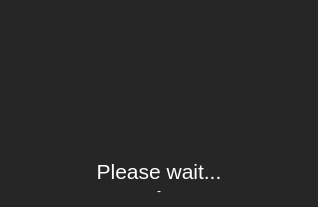
<?xml version="1.0" encoding="UTF-8"?>
<ui version="4.0">
 <class>ProgressDialog</class>
 <widget class="QDialog" name="ProgressDialog">
  <property name="geometry">
   <rect>
    <x>0</x>
    <y>0</y>
    <width>300</width>
    <height>191</height>
   </rect>
  </property>
  <property name="windowTitle">
   <string/>
  </property>
  <property name="styleSheet">
   <string notr="true">background-color: rgb(38, 38, 38);</string>
  </property>
  <layout class="QVBoxLayout" name="verticalLayout">
   <property name="spacing">
    <number>0</number>
   </property>
   <property name="margin">
    <number>9</number>
   </property>
   <item>
    <widget class="QLabel" name="labelAnim">
     <property name="minimumSize">
      <size>
       <width>300</width>
       <height>150</height>
      </size>
     </property>
     <property name="maximumSize">
      <size>
       <width>300</width>
       <height>150</height>
      </size>
     </property>
     <property name="text">
      <string/>
     </property>
     <property name="alignment">
      <set>Qt::AlignCenter</set>
     </property>
    </widget>
   </item>
   <item>
    <widget class="QLabel" name="label">
     <property name="sizePolicy">
      <sizepolicy hsizetype="Minimum" vsizetype="Minimum">
       <horstretch>0</horstretch>
       <verstretch>0</verstretch>
      </sizepolicy>
     </property>
     <property name="font">
      <font>
       <pointsize>16</pointsize>
      </font>
     </property>
     <property name="styleSheet">
      <string notr="true">color: rgb(255, 255, 255);</string>
     </property>
     <property name="text">
      <string>Please wait...</string>
     </property>
     <property name="alignment">
      <set>Qt::AlignCenter</set>
     </property>
    </widget>
   </item>
   <item>
    <widget class="QLabel" name="labelInfo">
     <property name="font">
      <font>
       <pointsize>9</pointsize>
      </font>
     </property>
     <property name="styleSheet">
      <string notr="true">color: rgb(255, 255, 255);</string>
     </property>
     <property name="text">
      <string>-</string>
     </property>
     <property name="alignment">
      <set>Qt::AlignCenter</set>
     </property>
    </widget>
   </item>
  </layout>
 </widget>
 <resources/>
 <connections/>
</ui>
